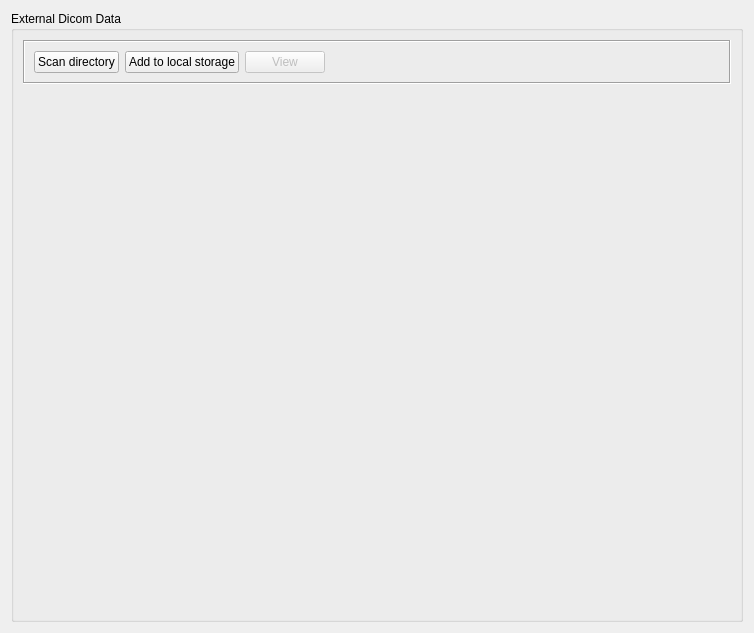
<?xml version="1.0" encoding="UTF-8"?>
<ui version="4.0">
 <class>QmitkDicomExternalDataWidgetControls</class>
 <widget class="QWidget" name="QmitkDicomExternalDataWidgetControls">
  <property name="geometry">
   <rect>
    <x>0</x>
    <y>0</y>
    <width>754</width>
    <height>633</height>
   </rect>
  </property>
  <property name="windowTitle">
   <string>Form</string>
  </property>
  <layout class="QVBoxLayout" name="verticalLayout">
   <item>
    <widget class="QGroupBox" name="externalFilesGroupBox">
     <property name="title">
      <string>External Dicom Data</string>
     </property>
     <layout class="QVBoxLayout" name="verticalLayout_10">
      <item>
       <widget class="QFrame" name="itemOperationsFrame">
        <property name="enabled">
         <bool>true</bool>
        </property>
        <property name="sizePolicy">
         <sizepolicy hsizetype="Preferred" vsizetype="Fixed">
          <horstretch>0</horstretch>
          <verstretch>0</verstretch>
         </sizepolicy>
        </property>
        <property name="frameShape">
         <enum>QFrame::Box</enum>
        </property>
        <property name="frameShadow">
         <enum>QFrame::Sunken</enum>
        </property>
        <layout class="QHBoxLayout" name="horizontalLayout_5">
         <item>
          <widget class="QPushButton" name="directoryButton">
           <property name="text">
            <string>Scan directory</string>
           </property>
           <property name="icon">
            <iconset resource="resources/dicom.qrc">
             <normaloff>:/org.mitk.gui.qt.dicom/folder_32.png</normaloff>:/org.mitk.gui.qt.dicom/folder_32.png</iconset>
           </property>
          </widget>
         </item>
         <item>
          <widget class="QPushButton" name="downloadButton">
           <property name="enabled">
            <bool>true</bool>
           </property>
           <property name="text">
            <string>Add to local storage</string>
           </property>
           <property name="icon">
            <iconset resource="resources/dicom.qrc">
             <normaloff>:/org.mitk.gui.qt.dicom/import_32.png</normaloff>:/org.mitk.gui.qt.dicom/import_32.png</iconset>
           </property>
          </widget>
         </item>
         <item>
          <widget class="QPushButton" name="viewExternalDataButton">
           <property name="enabled">
            <bool>false</bool>
           </property>
           <property name="text">
            <string>View</string>
           </property>
           <property name="icon">
            <iconset resource="resources/dicom.qrc">
             <normaloff>:/org.mitk.gui.qt.dicom/viewIcon.png</normaloff>:/org.mitk.gui.qt.dicom/viewIcon.png</iconset>
           </property>
           <property name="iconSize">
            <size>
             <width>16</width>
             <height>20</height>
            </size>
           </property>
          </widget>
         </item>
         <item>
          <spacer name="horizontalSpacer_3">
           <property name="orientation">
            <enum>Qt::Horizontal</enum>
           </property>
           <property name="sizeHint" stdset="0">
            <size>
             <width>40</width>
             <height>20</height>
            </size>
           </property>
          </spacer>
         </item>
        </layout>
       </widget>
      </item>
      <item>
       <layout class="QHBoxLayout" name="QueryLayout_2" stretch="0">
        <property name="spacing">
         <number>0</number>
        </property>
        <property name="sizeConstraint">
         <enum>QLayout::SetNoConstraint</enum>
        </property>
        <property name="leftMargin">
         <number>0</number>
        </property>
        <property name="rightMargin">
         <number>0</number>
        </property>
        <item>
         <widget class="ctkDICOMTableManager" name="ctkDICOMBrowser" native="true"/>
        </item>
       </layout>
      </item>
     </layout>
    </widget>
   </item>
  </layout>
 </widget>
 <customwidgets>
  <customwidget>
   <class>ctkDICOMTableManager</class>
   <extends>QWidget</extends>
   <header>ctkDICOMTableManager.h</header>
   <container>1</container>
  </customwidget>
 </customwidgets>
 <resources>
  <include location="resources/dicom.qrc"/>
 </resources>
 <connections/>
</ui>
